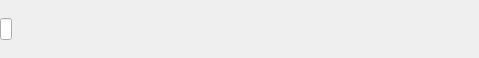
<?xml version="1.0" encoding="UTF-8"?>
<ui version="4.0">
 <class>MathEditLine</class>
 <widget class="QWidget" name="MathEditLine">
  <property name="windowModality">
   <enum>Qt::NonModal</enum>
  </property>
  <property name="enabled">
   <bool>true</bool>
  </property>
  <property name="geometry">
   <rect>
    <x>0</x>
    <y>0</y>
    <width>479</width>
    <height>58</height>
   </rect>
  </property>
  <property name="sizePolicy">
   <sizepolicy hsizetype="Expanding" vsizetype="Minimum">
    <horstretch>0</horstretch>
    <verstretch>0</verstretch>
   </sizepolicy>
  </property>
  <property name="windowTitle">
   <string>Form</string>
  </property>
  <property name="styleSheet">
   <string notr="true">MathEditLine {
	background-color: transparent;
}</string>
  </property>
  <layout class="QHBoxLayout" name="horizontalLayout">
   <property name="spacing">
    <number>6</number>
   </property>
   <property name="leftMargin">
    <number>0</number>
   </property>
   <property name="topMargin">
    <number>0</number>
   </property>
   <property name="rightMargin">
    <number>0</number>
   </property>
   <property name="bottomMargin">
    <number>0</number>
   </property>
   <item>
    <widget class="MathExpressionLine" name="expressionLine">
     <property name="sizePolicy">
      <sizepolicy hsizetype="Expanding" vsizetype="Fixed">
       <horstretch>0</horstretch>
       <verstretch>0</verstretch>
      </sizepolicy>
     </property>
     <property name="minimumSize">
      <size>
       <width>12</width>
       <height>0</height>
      </size>
     </property>
     <property name="styleSheet">
      <string notr="true">MathExpressionLine {
	border:2px solid transparent;
	background: rgba(100,100,100, 0);
	font-style: italic;
}

MathExpressionLine:focus {
	border: 2px dotted gray;
	background: rgba(100,100,100, 100);
}</string>
     </property>
     <property name="cursorMoveStyle">
      <enum>Qt::VisualMoveStyle</enum>
     </property>
    </widget>
   </item>
   <item>
    <spacer name="horizontalSpacer">
     <property name="orientation">
      <enum>Qt::Horizontal</enum>
     </property>
     <property name="sizeHint" stdset="0">
      <size>
       <width>999999999</width>
       <height>20</height>
      </size>
     </property>
    </spacer>
   </item>
  </layout>
 </widget>
 <customwidgets>
  <customwidget>
   <class>MathExpressionLine</class>
   <extends>QLineEdit</extends>
   <header>mathexpressionline.h</header>
  </customwidget>
 </customwidgets>
 <resources/>
 <connections/>
</ui>
